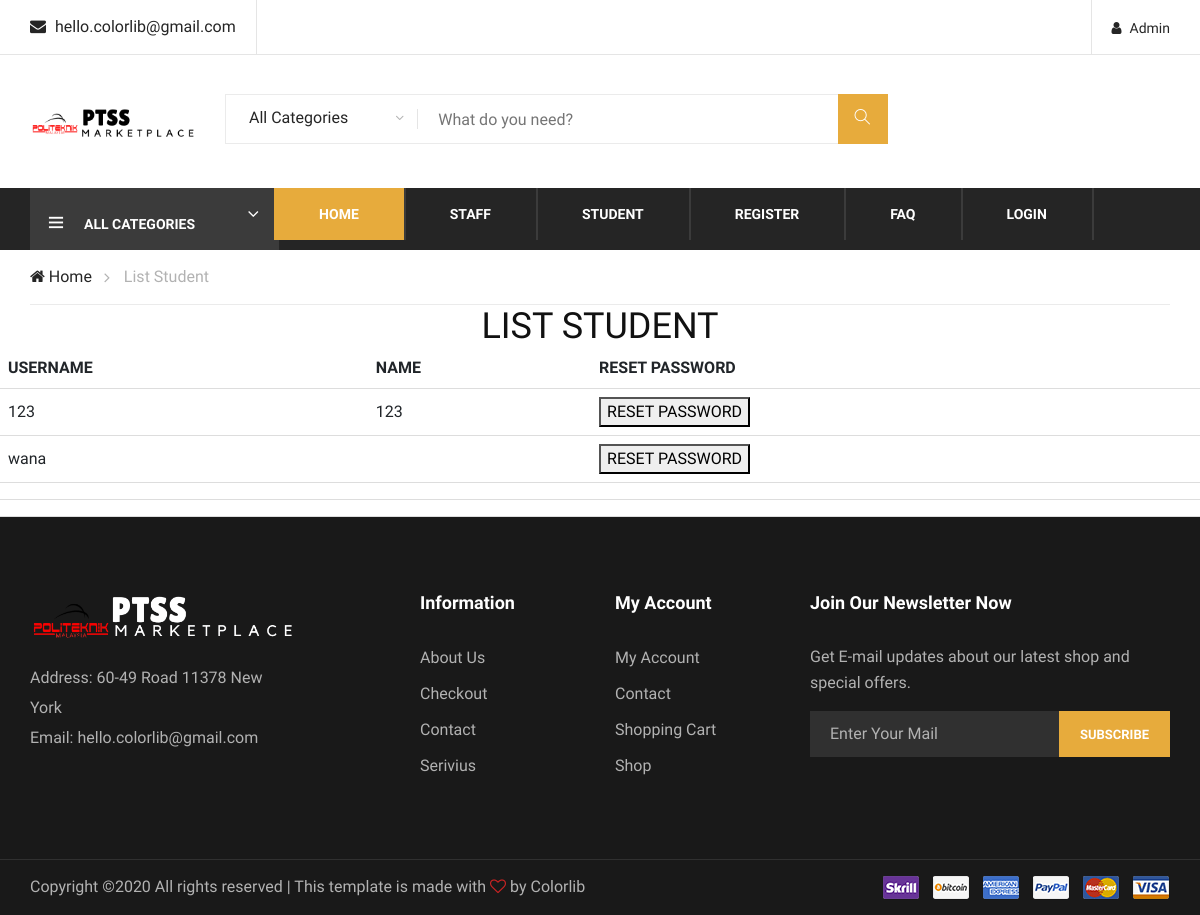
The page /admin/student.php on the database its author committed.
### tables this page shows
CREATE TABLE `student` (
  `id` int(11) NOT NULL,
  `uname` varchar(20) NOT NULL,
  `name` varchar(200) NOT NULL,
  `pass` varchar(10) NOT NULL,
  `conpass` varchar(12) NOT NULL
);

### admin/student.php (the view, shortened to what this page needs)
<?php
    require ("database.php");
    $sql = "SELECT * FROM student ORDER BY id DESC";
    $result = $conn->query($sql);
    ?>
<!DOCTYPE html>
<html lang="zxx">
<head>
    <link rel="stylesheet" href="css/bootstrap.min.css" type="text/css">
    <link rel="stylesheet" href="css/font-awesome.min.css" type="text/css">
    <link rel="stylesheet" href="css/themify-icons.css" type="text/css">
    <link rel="stylesheet" href="css/elegant-icons.css" type="text/css">
    <link rel="stylesheet" href="css/owl.carousel.min.css" type="text/css">
    <link rel="stylesheet" href="css/nice-select.css" type="text/css">
    <link rel="stylesheet" href="css/jquery-ui.min.css" type="text/css">
    <link rel="stylesheet" href="css/slicknav.min.css" type="text/css">
    <link rel="stylesheet" href="css/style.css" type="text/css">
</head>
<body>
    <header class="header-section">
        <div class="header-top">
            <div class="container">
                <div class="ht-left">
                    <div class="mail-service">
                        <i class=" fa fa-envelope"></i>
                        hello.colorlib@gmail.com
                    </div>
                </div>
                <div class="ht-right">
                    <a href="#" class="login-panel"><i class="fa fa-user"></i>Admin</a>
                </div>
            </div>
        </div>
        <div class="container">
            <div class="inner-header">
                <div class="row">
                    <div class="col-lg-2 col-md-2">
                        <div class="logo">
                            <a href="./index.php">
                                <img src="img/ptss.png" alt="">
                            </a>
                        </div>
                    </div>
                    <div class="col-lg-7 col-md-7">
                        <div class="advanced-search">
                            <button type="button" class="category-btn">All Categories</button>
                            <div class="input-group">
                                <input type="text" placeholder="What do you need?">
                                <button type="button"><i class="ti-search"></i></button>
                            </div>
                        </div>
                    </div>
                    <div class="col-lg-3 text-right col-md-3">
                    </div>
                </div>
            </div>
        </div>
        <div class="nav-item">
        <div class="container">
                <div class="nav-depart">
                    <div class="depart-btn">
                        <i class="ti-menu"></i>
                        <span>All Categories</span>
                    </div>
                </div>
                <nav class="nav-menu mobile-menu">
                    <ul>
                        <li class="active"><a href="./index.php">Home</a></li>
                        <li><a href="staff.php">Staff</a></li>
                        <li><a href="./student.php">Student</a></li>
                        <li><a href="#">Register</a>
                        </li>
                        <li><a href="./faq.php">Faq</a></li>
                        <li><a href="#">Login</a></li>
                    </ul>
                </nav>
            </div>
        </div>
    </header>
        <div class="breacrumb-section">
        <div class="container">
            <div class="row">
                <div class="col-lg-12">
                    <div class="breadcrumb-text">
                        <a href="#"><i class="fa fa-home"></i> Home</a>
                        <span>List Student</span>
                    </div>
                </div>
            </div>
        </div>
    </div>
    <h2 align = center> LIST STUDENT </h2>
    <table align = center>
        <tr>
            <th>USERNAME</th>
            <th>NAME</th>
            <th>RESET PASSWORD</th>
        </tr>
        <?php
        while($row = $result->fetch_object()){
        echo"<tr>";
            echo"<td>".$row->uname."</td>";
            echo"<td>".$row->name."</td>";
            echo"<td><button type=button>RESET PASSWORD</button></td>";
        echo"</tr>";
        }
        ?>
        <tr>
            <td></td>
            <td></td>
            <td></td>
        </tr>
        <tr>
            <td></td>
            <td></td>
            <td></td>
        </tr>
    </table>
    <footer class="footer-section">
        <div class="container">
            <div class="row">
                <div class="col-lg-3">
                    <div class="footer-left">
                        <div class="footer-logo">
                            <a href="#"><img src="img/footer-ptss1.png" alt=""></a>
                        </div>
                        <ul>
                            <li>Address: 60-49 Road 11378 New York</li>
                            <li>Email: hello.colorlib@gmail.com</li>
                        </ul>
                    </div>
                </div>
                <div class="col-lg-2 offset-lg-1">
                    <div class="footer-widget">
                        <h5>Information</h5>
                        <ul>
                            <li><a href="#">About Us</a></li>
                            <li><a href="#">Checkout</a></li>
                            <li><a href="#">Contact</a></li>
                            <li><a href="#">Serivius</a></li>
                        </ul>
                    </div>
                </div>
                <div class="col-lg-2">
                    <div class="footer-widget">
                        <h5>My Account</h5>
                        <ul>
                            <li><a href="#">My Account</a></li>
                            <li><a href="#">Contact</a></li>
                            <li><a href="#">Shopping Cart</a></li>
                            <li><a href="#">Shop</a></li>
                        </ul>
                    </div>
                </div>
                <div class="col-lg-4">
                    <div class="newslatter-item">
                        <h5>Join Our Newsletter Now</h5>
                        <p>Get E-mail updates about our latest shop and special offers.</p>
                        <form action="#" class="subscribe-form">
                            <input type="text" placeholder="Enter Your Mail">
                            <button type="button">Subscribe</button>
                        </form>
                    </div>
                </div>
            </div>
        </div>
        <div class="copyright-reserved">
            <div class="container">
                <div class="row">
                    <div class="col-lg-12">
                        <div class="copyright-text">
Copyright &copy;<script>document.write(new Date().getFullYear());</script> All rights reserved | This template is made with <i class="fa fa-heart-o" aria-hidden="true"></i> by <a href="https://colorlib.com" target="_blank">Colorlib</a>
                        </div>
                        <div class="payment-pic">
                            <img src="img/payment-method.png" alt="">
                        </div>
                    </div>
                </div>
            </div>
        </div>
    </footer>
</body>
</html>

### rows shown on the page
student: uname "123", name "123"
student: uname "wana"
